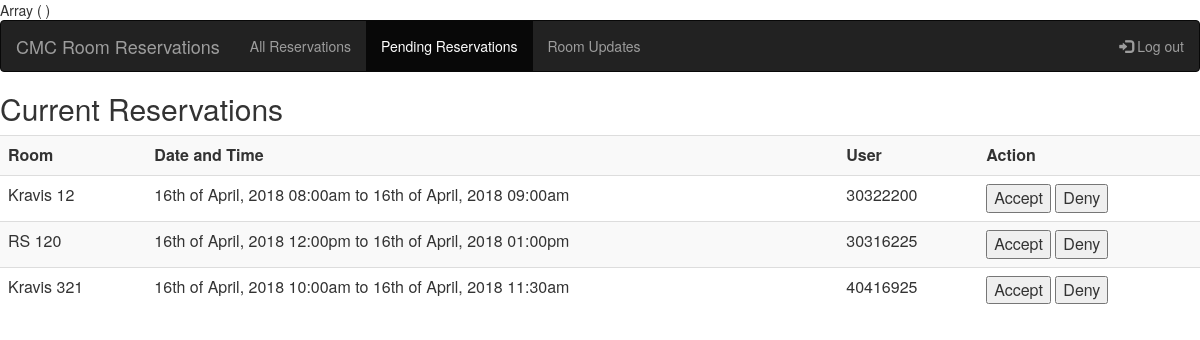
Page /view/adminpending.php on the committed database.
### tables this page shows
CREATE TABLE Reservation (
    res_id INT UNSIGNED NOT NULL AUTO_INCREMENT,
    timestamp TIMESTAMP NOT NULL,  
    room_id INT UNSIGNED NOT NULL,
    user_id VARCHAR(256) NOT NULL, 
    start_time DATETIME NOT NULL,
    end_time DATETIME NOT NULL,
    approved BOOLEAN DEFAULT NULL,  
    message TEXT,
    PRIMARY KEY (res_id),
    FOREIGN KEY (room_id) REFERENCES Room(room_id),
    FOREIGN KEY (user_id) REFERENCES User(user_id)
);

CREATE TABLE Room (
    room_id INT UNSIGNED NOT NULL ,
    roomname VARCHAR(256) NOT NULL,
    capacity INT UNSIGNED NOT NULL,
    location INT UNSIGNED NOT NULL,  
    computer BOOLEAN NOT NULL DEFAULT 0,
    blackboard BOOLEAN NOT NULL DEFAULT 0,
    PRIMARY KEY (room_id)
);

CREATE TABLE User (
    fname VARCHAR(256) NOT NULL,
    lname VARCHAR(256) NOT NULL,
    user_id VARCHAR(22) NOT NULL,  
    phone VARCHAR(22),
    email VARCHAR(22),
    password VARCHAR(256) NOT NULL,
    admin BOOLEAN NOT NULL DEFAULT 0,
    PRIMARY KEY (user_id)
);

### view/adminpending.php (the view, shortened to what this page needs)
<?php
print_r($_SESSION);
?>
<!DOCTYPE html>
<?php
 	$servername = "localhost";
	$username = "root";
	$password = "root";
	try {
	    $con = new PDO("mysql:host=$servername;dbname=crs", $username, $password);
	    $con->setAttribute(PDO::ATTR_ERRMODE, PDO::ERRMODE_EXCEPTION);
	    }
	catch(PDOException $e)
	    {
	    echo "Connection failed: " . $e->getMessage();
	    }
	function hasRoomPending ($con) {
		$getRoom = $con->prepare("SELECT R.roomname, R.room_id, O.room_id, U.user_id, O.start_time, O.end_time FROM Room R, Reservation O, User U WHERE R.room_id=O.room_id AND O.user_id=U.user_id AND O.approved IS NULL");
		$getRoom->execute();
		$rooms = $getRoom->fetchAll();
		return $rooms;
	}
	  $rooms = hasRoomPending($con);
?>
	<head>
    	<link rel="stylesheet" href="https://maxcdn.bootstrapcdn.com/bootstrap/3.3.7/css/bootstrap.min.css">
	</head>
	<header>
		<nav class="navbar navbar-inverse">
		  <div class="container-fluid">
		    <div class="navbar-header">
		      <a class="navbar-brand" href="#">CMC Room Reservations</a>
		    </div>
		    <ul class="nav navbar-nav">
		      <li><a href="adminview.php">All Reservations</a></li>
		      <li class="active"><a href="adminpending.php">Pending Reservations</a></li>
		      <li><a href="AdminUpdateRoomFeatures.php">Room Updates</a></li>
		    </ul>
		    <ul class="nav navbar-nav navbar-right">
		      <li><a href="#"><span class="glyphicon glyphicon-log-in"></span> Log out </a></li>
		    </ul>
		  </div>
		</nav>
	</header>
	<body>
		<h2>Current Reservations </h2>
		<form method="post">
		<table width = 80%, class="table table-striped">
			<tr>
				<th>Room</th>
				<th>Date and Time</th>
				<th>User</th>
				<th>Action</th>
			</tr>
			<?php
				foreach ($rooms as $array) {
					$thisRoomId = $array["room_id"];
					$thisRoomName = $array["roomname"];
					$thisRoomStart = $array["start_time"];
					$thisRoomEnd = $array["end_time"];
					$thisRoomUser = $array["user_id"];
					echo "<tr><td>".$thisRoomName."</td>";
					echo "<td>".date("jS \of F, Y h:ia", strtotime($thisRoomStart))." to ".date("jS \of F, Y h:ia", strtotime($thisRoomEnd))."</td>";
					echo "<td>".$thisRoomUser."</td>";
					echo "<td><input type='submit' name='accept".$thisRoomId."'value='Accept' onClick='window.location.reload()'/>  <input type='submit' name='deny".$thisRoomId."'value='Deny' onClick='window.location.reload()'/></td>";
					echo "</tr>";
				}
			?>
		</table>
	</form>
	</body>

### rows in the picture
reservation: room.roomname "Kravis 12", start_time "16th of April, 2018 08:00am", end_time "16th of April, 2018 09:00am", user.user_id "30322200"
reservation: room.roomname "RS 120", start_time "16th of April, 2018 12:00pm", end_time "16th of April, 2018 01:00pm", user.user_id "30316225"
reservation: room.roomname "Kravis 321", start_time "16th of April, 2018 10:00am", end_time "16th of April, 2018 11:30am", user.user_id "40416925"
